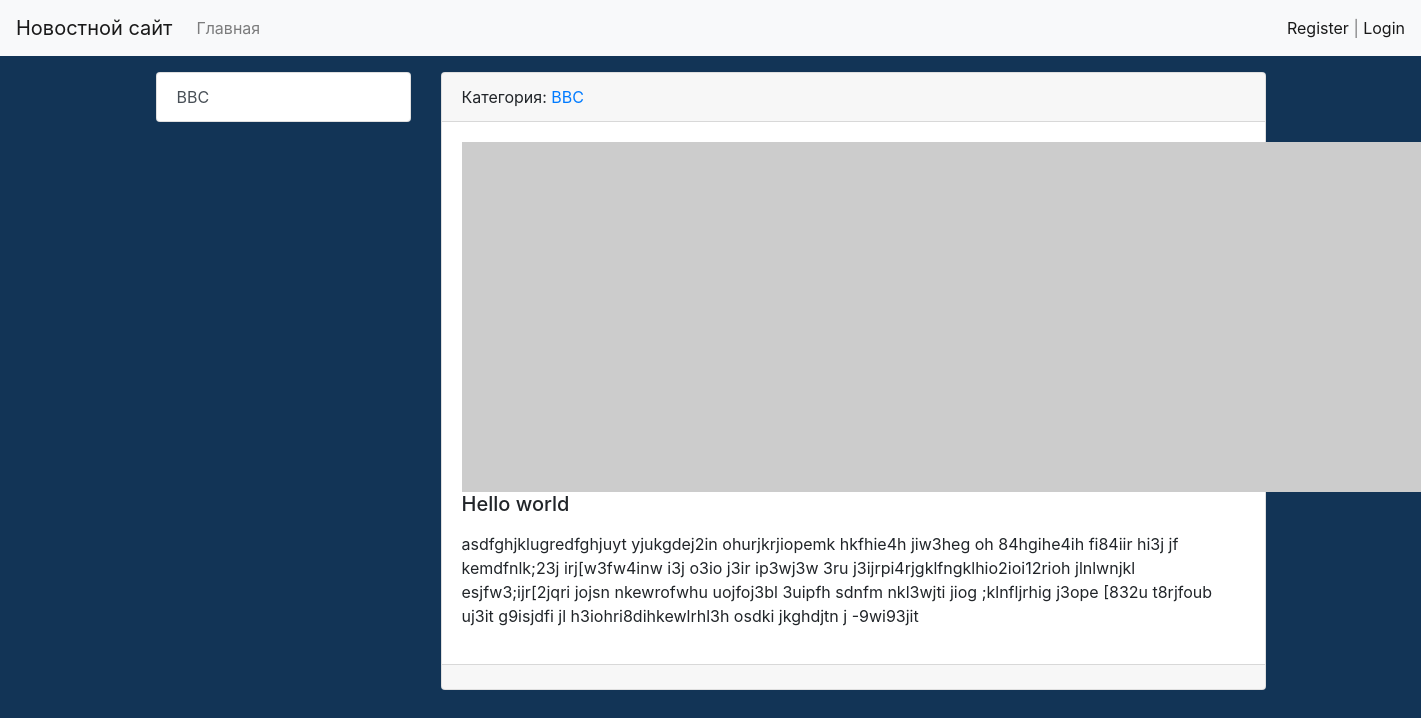
Screenshot of /news/2/ with the database file from the repository.
### blog/models.py (models this page shows, shortened)
class Category(models.Model):
    title = models.CharField(max_length=255)
    def __str__(self):
        return self.title
    class Meta:
        verbose_name = 'Категория'
        verbose_name_plural = 'Категории'
        ordering = ['title']

class News(models.Model):
    title = models.CharField(max_length=255)
    content = models.TextField()
    create_at = models.DateTimeField(auto_now_add=True)
    update_at = models.DateTimeField(auto_now_add=True)
    photo = models.ImageField(upload_to='photos/%Y/%m/%d', blank=True)
    is_published = models.BooleanField(default=True)
    category = models.ForeignKey('Category', on_delete=models.CASCADE)
    class Meta:
        verbose_name = 'Новость'
        verbose_name_plural = 'Новости'
        ordering = ['-create_at']

### blog/views.py (the view)
# urls.py: path('news/<int:pk>/', ViewNews.as_view(), name='view_news'),
class ViewNews(DetailView):
    model = News
    context_object_name = 'news_item'

### blog/templatetags/news_tags.py (called while the page is built)
@register.inclusion_tag('blog/list_categories.html')
def show_categories(arg1='Hello', arg2='World'):
    categories = Category.objects.all()
    return {
        'categories': categories,
        'arg1': arg1,
        'arg2': arg2,
    }

### blog/templates/blog/news_detail.html (shortened to what this page needs)
{% extends 'base.html' %}
{% block sidebar %}
{% include 'inc/_sidebar.html' %}
{% endblock %}
{% block content %}
<div class="card mb-3">
    <div class="card-header">
        Категория: <a href="{{ news_item.category.get_absolute_url }}">{{ news_item.category }}</a>
    </div>
    <div class="card-body">
        {% if item.photo %}
        <img src="{{ news_item.photo.url }}" alt="" width="350" class="float-left mr-3">
        {% else %}
        <img src="https://picsum.photos/id/1060/350/235/?blur=2" alt="" class="float-left mr-3">
        {% endif %}
        <h5 class="card-title">{{ news_item.title }}</h5>
        <p class="card-text">{{ news_item.content|safe|linebreaks }}</p>
    </div>
    <div class="card-footer text-muted">
    </div>
</div>
{% endblock %}

### blog/templates/blog/list_categories.html (shortened to what this page needs)
<div class="list-group">
    {% for item in categories %}
    <a href="{{ item.get_absolute_url }}" class="list-group-item list-group-item-action">{{ item.title }} </a>
    {% endfor %}
</div>

### newsblog/static/css/style.css (style rules this page uses)
body { background-color: #123456; }

### rows the page displays
Category: title "BBC"
News: category "BBC", title "Hello world", content "asdfghjklugredfghjuyt yjukgdej2in ohurjkrjiopemk hkfhie4h jiw3heg oh 84hgihe4ih fi84iir hi3j jf kemdfnlk;23j irj[w3fw4inw i3j o3io j3ir ip3wj3w 3ru j3ijrpi4rjgklfngklhio2ioi12rioh jlnlwnjkl esjfw3;ijr[2jqri jojsn nkewrofwhu uojfoj3bl 3uipfh sdnfm nkl3wjti jiog ;klnfljrhig j3ope [832u t8rjfoub uj3it g9isjdfi jl h3iohri8dihkewlrhl3h osdki jkghdjtn j -9wi93jit"
